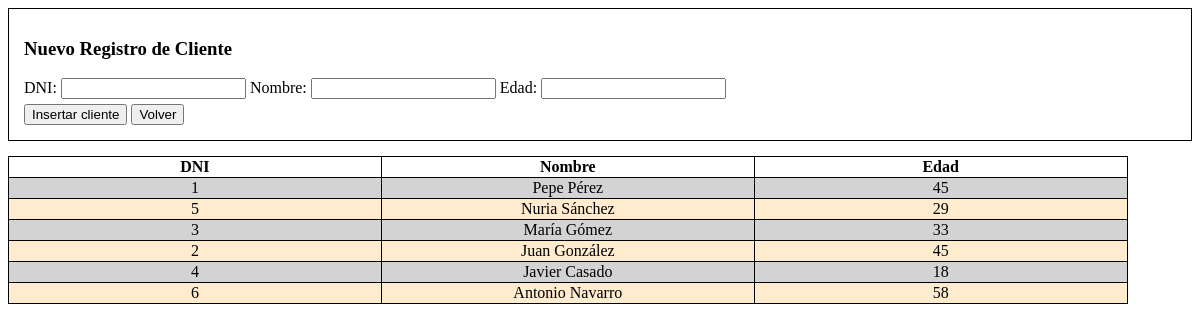
The app's page /cliente.php with its own data.
### tables this page shows
create table cliente(
  dni integer primary key,
  nombre varchar(50),
  edad integer);

### cliente.php (the view, shortened to what this page needs)
<!DOCTYPE html PUBLIC "-//W3C//DTD HTML 4.01 Transitional//EN" "http://www.w3.org/TR/html4/loose.dtd">
<html>
    <head>
        <link rel="stylesheet" type="text/css" href=estilos.css />
    </head>
    <body>
        <?php
        include_once './configuracion.inc.php';
        try {
            $gestion = new PDO('mysql:host=localhost;dbname=' . $BaseDeDatos, $Usuario, $Pass);
            $gestion->setAttribute(PDO::ATTR_ERRMODE, PDO::ERRMODE_EXCEPTION);
        } catch (PDOException $e) {
            $mensajeError = $e->getMessage();
        }
        if (!isset($mensajeError)) {
            if (empty($_POST['dni'])) {
                $distribuye = $gestion->query('select * from cliente order by nombre desc');
            }
        }
        ?>
        <div id="nuevo_registro">
            <form id="form" action="<?php echo htmlspecialchars($_SERVER["PHP_SELF"]); ?>" method="post">
                <div>
                    <h3>Nuevo Registro de Cliente</h3>
                    DNI: <input type="text" id="dni" name="dni" />
                    Nombre: <input type="text" id="nombre" name="nombre"/>
                    Edad: <input type="text" id="edad" name="edad"/>
                </div>
                <div>
                    <input type="submit" value="Insertar cliente" title="Insertar cliente" alt="Insertar cliente">
                    <input type="button" value="Volver" title="Volver" alt="Volver" onclick="window.location.replace('index.php')"/>
                </div>
            </form>
        </div>
        <div id="listado">
            <table>
                <thead>
                    <tr>
                        <th>DNI</th>
                        <th>Nombre</th>
                        <th>Edad</th>
                    </tr>
                </thead>
                <?php
                $contador = 1;
                if (isset($distribuye)) {
                    while ($apoyo = $distribuye->fetch()) {
                        if ($contador % 2 == 1) {
                            print "<tr class='pijama1'>";
                        } else {
                            print "<tr class='pijama2'>";
                        }
                        print "<td>";
                        print $apoyo['dni'];
                        print "</td>";
                        print "<td>";
                        print $apoyo['nombre'];
                        print "</td>";
                        print "<td>";
                        print $apoyo['edad'];
                        print "</td>";
                        print "</tr>";
                        $contador++;
                    }
                }
                ?>
            </table>
        </div>
    </body>
</html>

### estilos.css (style rules this page uses)
#nuevo_registro { border: 1px solid; padding: 10px; }
#nuevo_registro div { margin: 5px; }
#listado { margin-top: 15px; }
table { border-collapse: collapse; }
table, th, td { border: 1px solid black; text-align: center; }
th { width: 10%; }
thead { font-weight: bold; }
.pijama1 { background-color: lightgrey; }
.pijama2 { background-color: blanchedalmond; }

### records on screen
cliente: dni "1", nombre "Pepe Pérez", edad "45"
cliente: dni "5", nombre "Nuria Sánchez", edad "29"
cliente: dni "3", nombre "María Gómez", edad "33"
cliente: dni "2", nombre "Juan González", edad "45"
cliente: dni "4", nombre "Javier Casado", edad "18"
cliente: dni "6", nombre "Antonio Navarro", edad "58"
